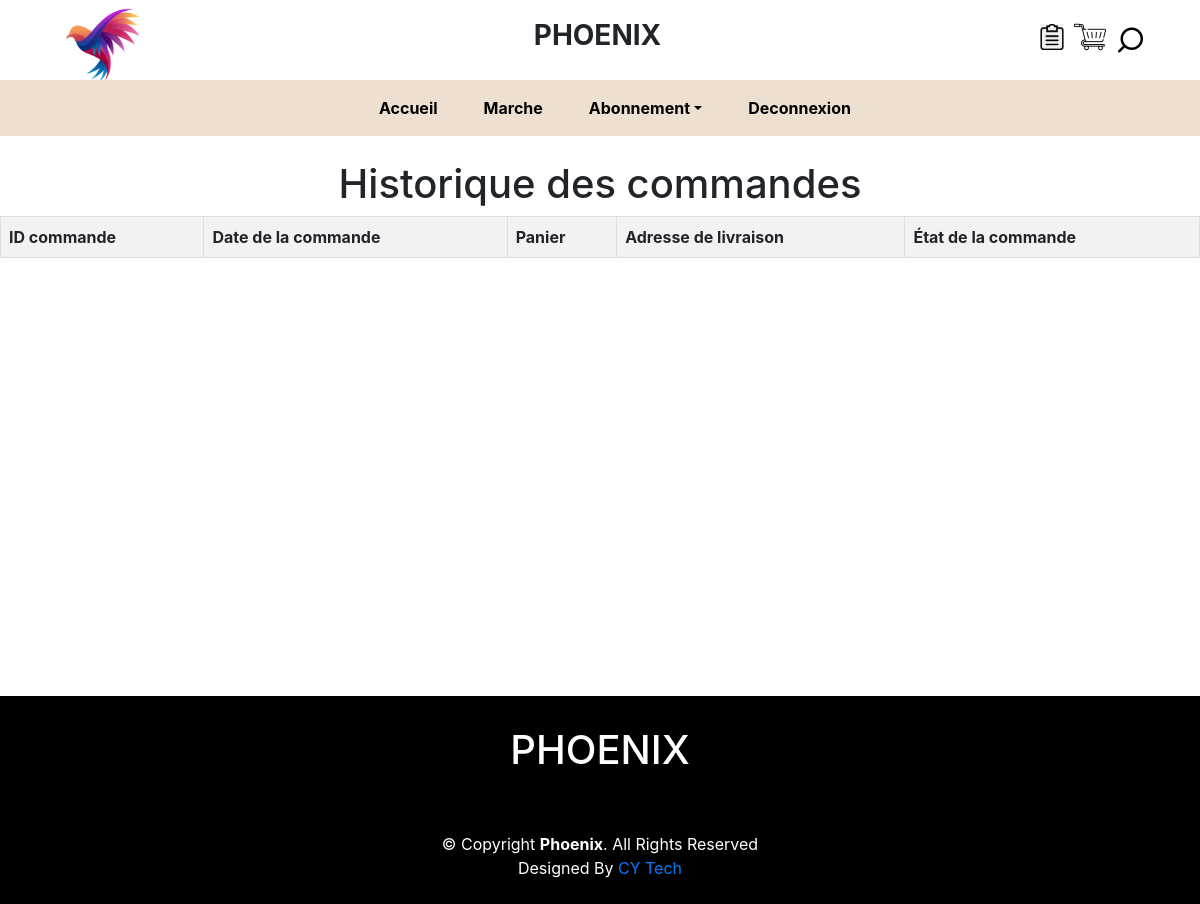
The app's page /deliveries/php/history.php (signed in), older data.
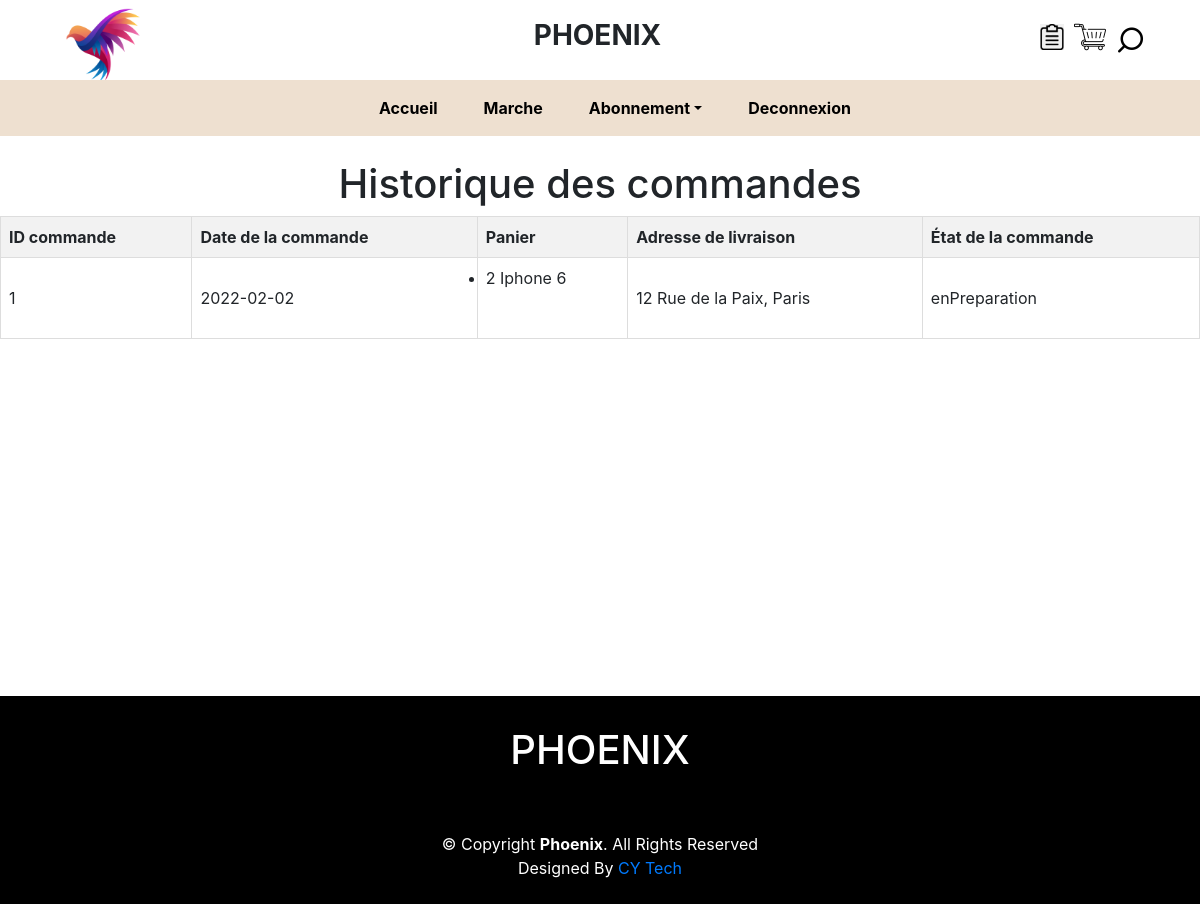
The same page, newer data.
### tables this page shows
CREATE TABLE marketplace_archive (
    id_purchase INT AUTO_INCREMENT PRIMARY KEY,
    id_customer INT,
    purchase_date DATE NOT NULL,
    purchase_basket TEXT NOT NULL,
    purchase_adress TEXT NOT NULL,
    id_livreur INT,
    etatExped ENUM('enPreparation', 'préparé', 'Livré') DEFAULT 'enPreparation',
    date_livraison DATE
);

CREATE TABLE marketplace_product(
	id_product INT AUTO_INCREMENT,
	product_name VARCHAR(30),
	product_price DECIMAL(6,2),
   	product_category VARCHAR(15),
    product_stock INT,
    product_desc TEXT,
    product_img VARCHAR(100),
    id_compagny INT,
	product_stats TEXT,

    FOREIGN KEY fk_compagny(id_compagny) REFERENCES marketplace_compagny(id_compagny),
	PRIMARY KEY(id_product)
);

### deliveries/php/function/sqlCmd.php (called while the page is built, shortened)
<?php
    function sqlSearch($PDO, $sql){
        $results = $PDO->prepare($sql);
        $results->execute();
        $list = $results->fetchALL(PDO::FETCH_ASSOC);
        return $list;
    }
?>

### deliveries/php/history.php (the view, shortened to what this page needs)
<?php
    include "function/sqlCmd.php"
?>
<!DOCTYPE html>
<html>
<head>
    <link rel="stylesheet" href="https://cdn.jsdelivr.net/npm/bootstrap@4.3.1/dist/css/bootstrap.min.css">
    <link rel="stylesheet" href="../css/style.css">
    <link href='https://unpkg.com/boxicons@2.1.2/css/boxicons.min.css' rel='stylesheet'>
    <link rel="stylesheet" href="https://unicons.iconscout.com/release/v4.0.0/css/line.css">
    <link rel="stylesheet" type="text/css"
        href="https://stackpath.bootstrapcdn.com/font-awesome/4.7.0/css/font-awesome.min.css" />
</head>
<body>
<header>
        <div class="container">
            <div class="navbar-top">
                <div class="social-link">
                    <a href="index.php"><i><img src="../../marketplace/img/logo.png" alt="" width="90"></i></a>
                </div>
                <div class="logo">
                    <h3>PHOENIX</h3>
                </div>
                <div class="icons">
                <i><img src="" alt="" width="20px"></i>
                <?php
                    if($_SESSION['role'] == 'compagny'){
                        echo '<div class="input-box">
                            <form method="post" onsubmit="return validateForm()" action="../../marketplace/market.php" class="mb-3">
                                <input type="text" id="category" name="category" placeholder="Rechercher...">
                                <span class="icon">
                                    <i class="uil uil-search search-icon"></i>
                                    <i><img src="" id="decal" alt="" width="30px"></i>
                                </span>
                                <i class="uil uil-times close-icon"></i>
                            </form>
                        </div>';
                    }
                    else{
                        echo '
                        <div class="input-box">
                            <form method="post" onsubmit="return validateForm()" action="../../marketplace/market.php" class="mb-3">
                                <input type="text" id="category" name="category" placeholder="Rechercher...">
                                <span class="icon">
                                    <i class="uil uil-search search-icon"></i>';
                                if(!empty($_SESSION['id'])){
                                    echo '<a href="history.php"><i><img src="../../marketplace/img/historique.png" alt="" width="24px"></i></a>';
                                    echo '<a id="decal2" href="../../marketplace/basket.php"><i><img src="../../marketplace/img/shopping-cart.png"  alt="" width="32px"></i></a>';
                                }else{
                                    echo '<a id="decal" href="../../marketplace/basket.php"><i><img src="../../marketplace/img/shopping-cart.png"  alt="" width="32px"></i></a>';
                                }
                                echo'
                                </span>
                                <i class="uil uil-times close-icon"></i>
                            </form>
                        </div>';
                    }
                    ?>
            </div>
            </div>
        </div>
        <nav class="navbar navbar-expand-md" id="navbar-color">
            <div class="container">
                <div class="collapse navbar-collapse" id="collapsibleNavbar">
                    <ul class="navbar-nav">
                        <li class="nav-item">
                            <a class="nav-link" href="../../marketplace/index.php">Accueil</a>
                        </li>
                        <li class="nav-item">
                            <a class="nav-link" href="../../marketplace/market.php">Marche</a>
                        </li>
                        <?php
                if($_SESSION['role'] == 'customer'){
                    echo '
                    <li class="nav-item dropdown">
                        <a class="nav-link dropdown-toggle" href="#" id="navbarDropdownMenuLink" role="button" data-toggle="dropdown" aria-haspopup="true" aria-expanded="false">Abonnement</a>
                        <div class="dropdown-menu" aria-labelledby="navbarDropdownMenuLink">
                            <a class="dropdown-item" href="../../marketplace/php\subscriptionManagement\suscribe.php">Souscrire</a>
                        </div>
                    </li>';
                }
                if(empty($_SESSION['login'])){
                    echo '<li><a class="nav-link" aria-current="page" href="../../marketplace/connection.php">Connexion</a></li>';
                }
                else{
                    echo'<li><a class="nav-link" aria-current="page" href="../../marketplace/php/userManagement/logout.php">Deconnexion</a></li>';
                }
                ?>
                    </ul>
                </div>
            </div>
        </nav>
    </header>
	<div id="min-taille">
		<br>
	<h1>Historique des commandes</h1>
	<?php
				require '../sql/db-config.php';
                try{
                    $PDO = new PDO($DB_DSN, $DB_USER, $DB_PASS);
                    $sql = "SELECT id_customer FROM marketplace_customer WHERE id_user = '".$_SESSION['id']."';";
                    $list = sqlSearch($PDO,$sql);
                    if (isset($list[0]['id_customer'])){
                        $idCustomer = $list[0]['id_customer'];
                    }
					$sql = 'SELECT * FROM marketplace_archive WHERE id_customer =' . $idCustomer . ';';
					$results = $PDO->prepare($sql);
					$results->execute();
					$archivedOrders = $results->fetchAll(PDO::FETCH_ASSOC);
					$totalOrders = count($archivedOrders);
					echo '<table>';
					echo '<thead><tr><th>ID commande</th><th>Date de la commande</th><th>Panier</th><th>Adresse de livraison</th><th>État de la commande</th></tr></thead>';
					echo '<tbody>';
					for ($i = 0; $i < $totalOrders; $i++) {
						$type = '';
						$order = $archivedOrders[$i];
						echo '<tr class="' . $type . '">';
						echo '<td>' . $order['id_purchase'] . '</td>';
						echo '<td>' . $order['purchase_date'] . '</td>';
						echo '<td>';
						$caracter = array("\"","'", "{", "}");
						$chaine = str_replace($caracter, "",  $order['purchase_basket']);
						$basketTab = explode(",",$chaine);
						$taille = count($basketTab);
						echo "<ul>";
						for ($j=0; $j<$taille; $j++)
						{
							$var = explode(":",$basketTab[$j]);
							$request = $PDO->prepare("SELECT product_name FROM marketplace_product WHERE id_product= ? ");
							$request->execute([$var[0]]);
							$donnees = $request->fetch();
							$produit = $donnees['product_name'];
							echo "<li>".$var[1]." ".$produit."</li>";
						}
						echo "<br></ul></td>";
						echo '<td>' . $order['purchase_adress'] . '</td>';
						echo '<td>' . $order['etatExped'] . '</td>';
						echo '</tr>';
					}
					echo '</tbody>';
					echo '</table>';
				}
                catch(PDOExeption $pe){
                    echo 'ERREUR : '.$pe->getMessage();
                }
			?>
			</div>
	<footer id="footer">
        <h1 class="text-center">PHOENIX</h1>
        <div class="icons text-center">
            <i class="bx bxl-twitter"></i>
            <i class="bx bxl-facebook"></i>
            <i class="bx bxl-instagram"></i>
        </div>
        <div class="copyright text-center">
            &copy; Copyright <strong><span>Phoenix</span></strong>. All Rights Reserved
        </div>
        <div class="credite text-center">
            Designed By <a href="#">CY Tech</a>
        </div>
        <br>
    </footer>
</body>
</html>

### deliveries/css/style.css (style rules this page uses)
* { margin: 0; padding: 0; }
.navbar-top { width: 100%; height: 10vh; display: flex; align-items: center; text-align: center; justify-content: space-between; }
.social-link i img { margin-left: 10px; transition: 0.5s ease; cursor: pointer; }
.logo h3 { font-weight: bold; }
.icons { display: flex; align-items: center; }
.icons i img { margin-left: 10px; cursor: pointer; }
.input-box { position: relative; height: 55px; max-width: 55px; width: 100%; margin: 0 40px; border-radius: 6px; background-color: #fff; transition: all 0.6s cubic-bezier(0.68, -0.55, 0.265, 1.55); margin-right: 0px; }
.icon { position: absolute; height: 100%; top: 0; left: 0; width: 60px; border-radius: 6px; display: flex; justify-content: center; background-color: #fff; }
.search-icon, .close-icon { position: absolute; top: 50%; font-size: 30px; transition: all 0.6s cubic-bezier(0.68, -0.55, 0.265, 1.55); }
#decal2 { margin-right: 125px; }
.search-icon { color: #000000; transform: translateY(-50%) rotate(90deg); }
.input-box form { padding-top: 15px; }
#navbar-color { background-color: rgba(238, 224, 208); }
.navbar-nav { margin: auto; }
.nav-link { margin-left: 30px; font-weight: bold; color: black; transition: 0.5s ease; cursor: pointer; }
#footer { width: 100%; background-color: black; bottom: 0; }
#footer h1 { color: white; padding-top: 30px; }
.icons i { color: rgb(0, 0, 0); font-size: 30px; cursor: pointer; }
.copyright { color: white; margin-top: 20px; }
.credite { color: white; }
#min-taille { min-height: 70vh; text-align: center; }

### deliveries/php/history.php (style rules this page uses)
table { border-collapse: collapse; width: 100%; }
th, td { text-align: left; padding: 8px; border: 1px solid #ddd; }
th { background-color: #f2f2f2; }

Row changes from the older to the newer data that the page shows:
added marketplace_archive: id_purchase "1", purchase_date "2022-02-02", purchase_basket "2", marketplace_product.product_name "Iphone 6", purchase_adress "12 Rue de la Paix, Paris", etatExped "enPreparation"
